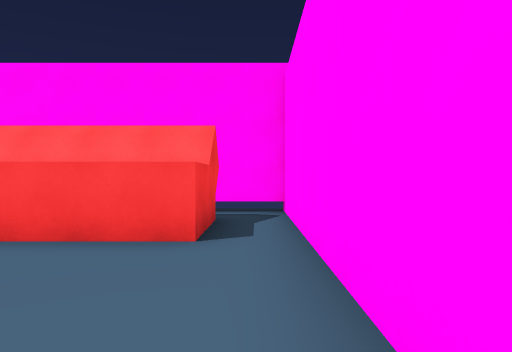
View 1 (above)

24 first-person views from a walk through a Unity game level. The camera is 1.5 m above the floor, looks level and sees 70° across. The floor is counted in squares, 2 m on a side. Each view is taken from the middle of a square. On the plan, view 1 faces up. The plan holds only what a view shows up to about 11 squares ahead; the rest is blank. The place goes on beyond the plan. The player is left out.

View 2
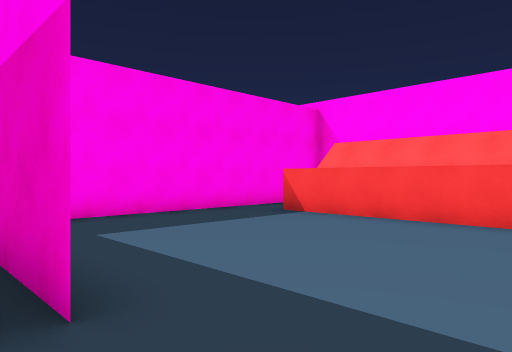

View 3
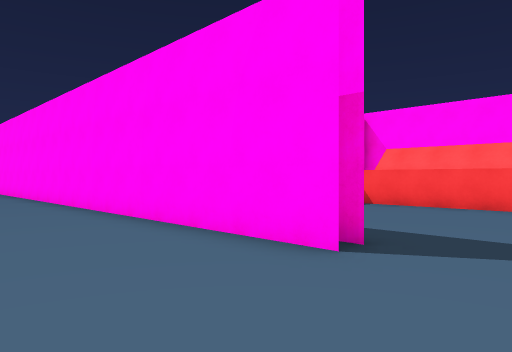

View 4
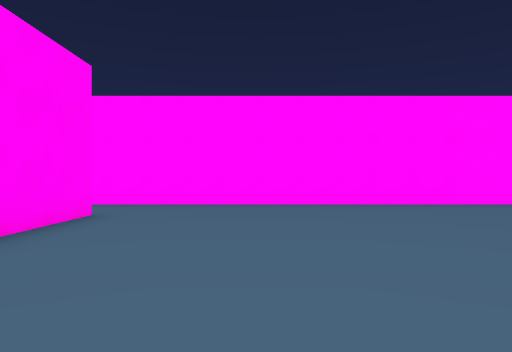

View 5
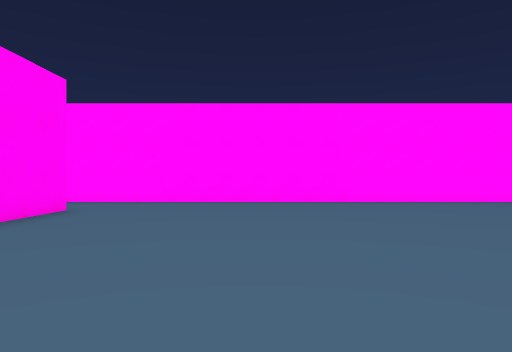

View 6
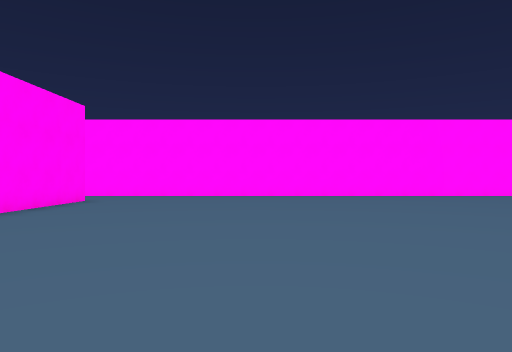

View 7
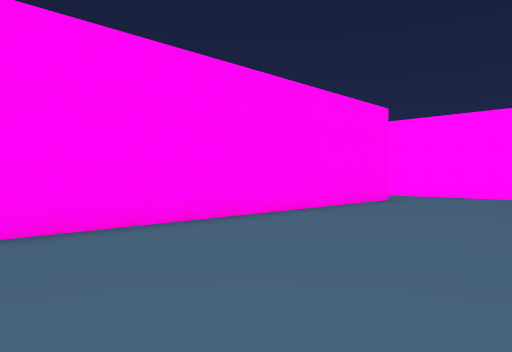

View 8
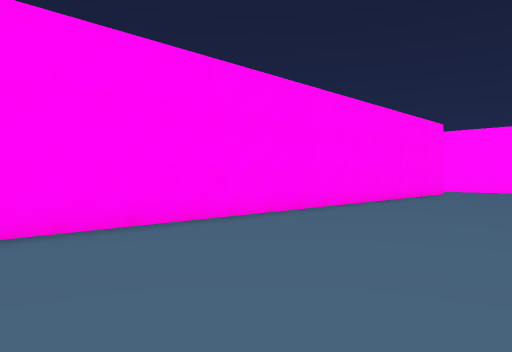

View 9
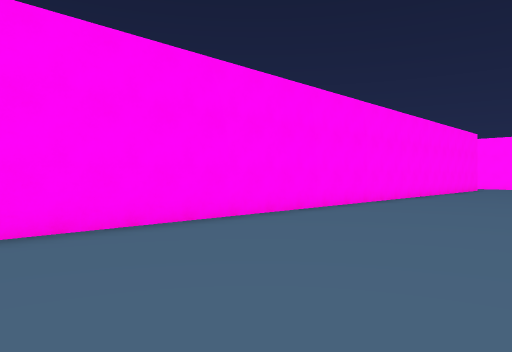

View 10
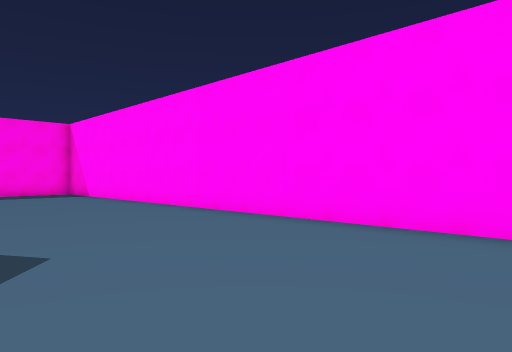

View 11
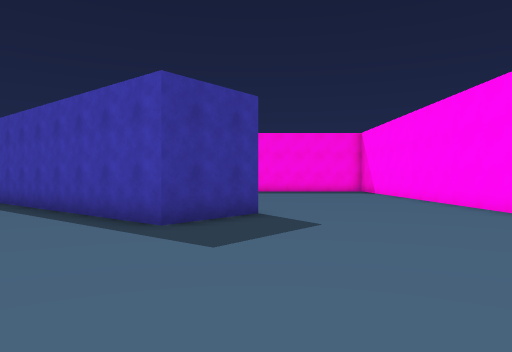

View 12
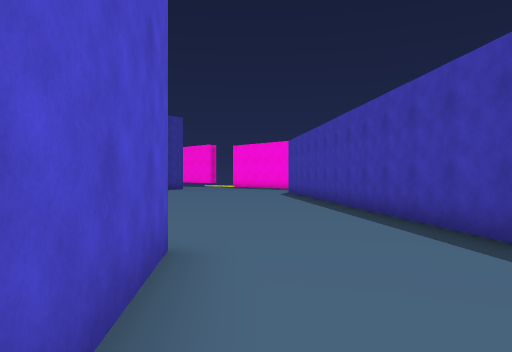

View 13
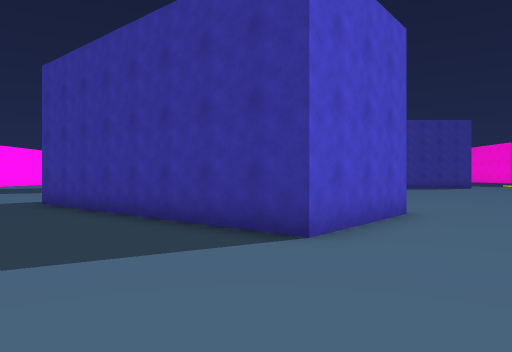

View 14
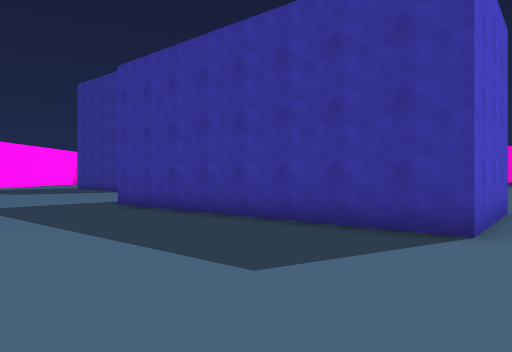

View 15
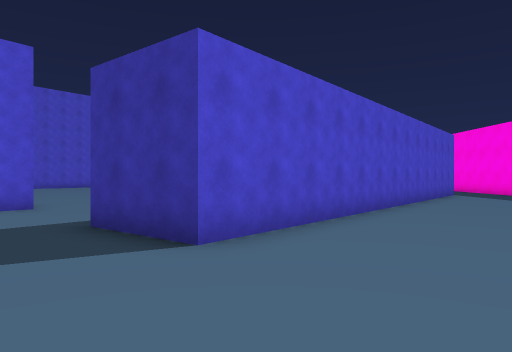

View 16
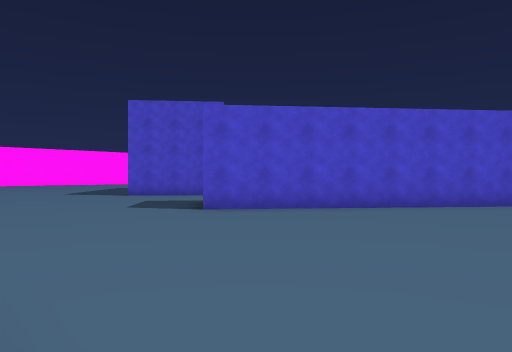

View 17
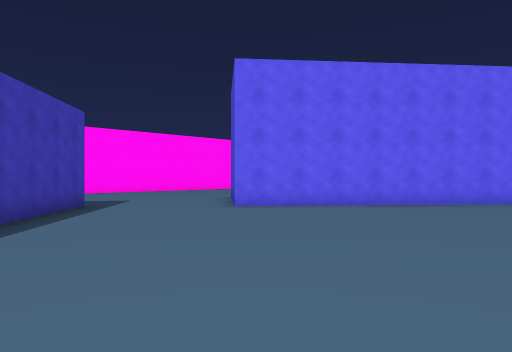

View 18
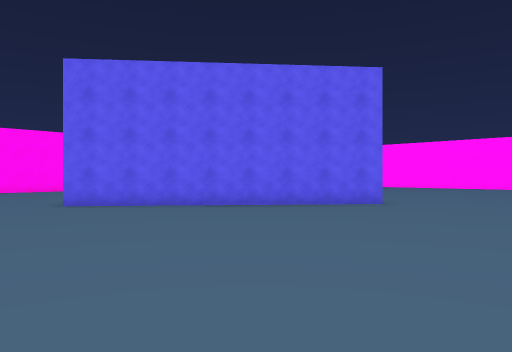

View 19
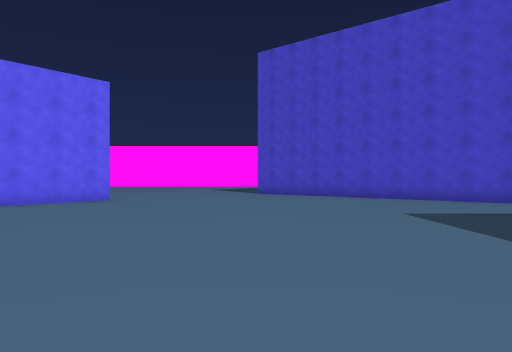

View 20
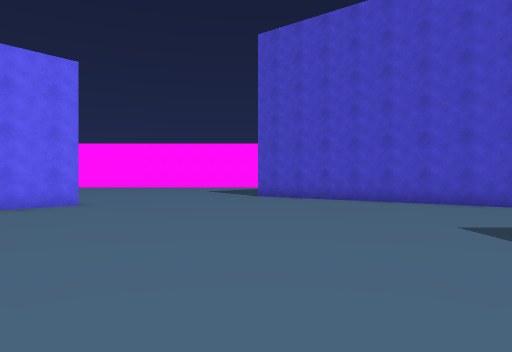

View 21
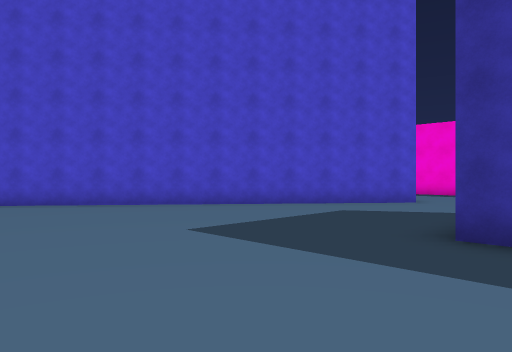

View 22
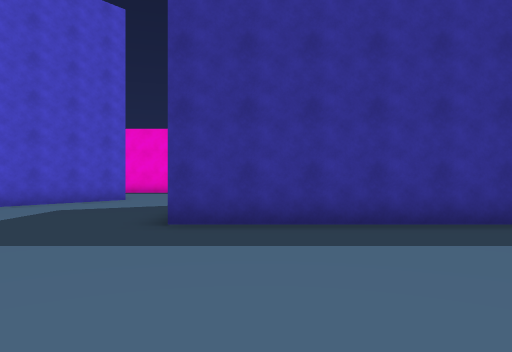

View 23
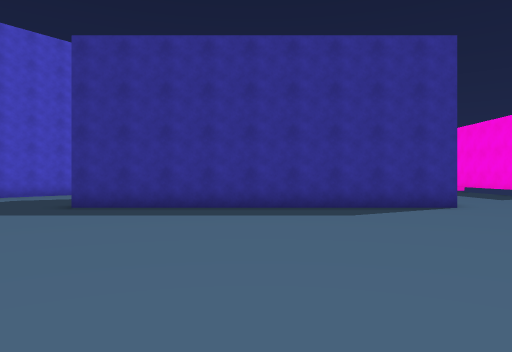

View 24
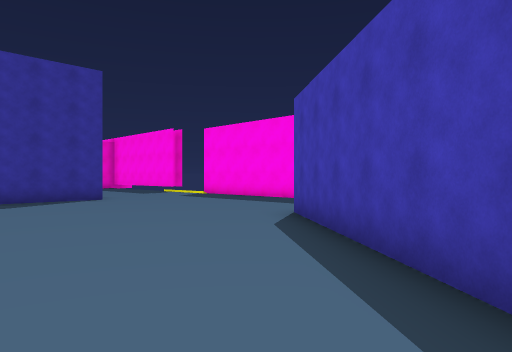

### Floor plan
Points are (right, up) in squares from view 1. A wall is a line through its corners. A room is listed if a view was taken in it or the views show most of it. See-through windows are left out.
Room 1 (view 1)
walls: (-0.7, 4.2) (-5.4, 4.2); (-6.8, 4.5) (-6.8, 0.1); (0.6, -1.6) (0.6, 4.6)
ways out: opening at (-0.5, -1) to room 2; opening at (-6, 5.5); opening at (0, 5.5)
Room 2 (views 2, 3, 4, 5, 6, 7, 8, 9, 10, 11, 12, 13, 14, 15, 16, 17, 18, 19, 20, 21, 22, 23, 24)
walls: (-13.6, -16.5) (-20, -11.2) (-17.6, -8.4) (-11.3, -13.7); (-18, -31.5) (-11, -22.9); (-30.1, -14) (-24.4, -7) (-22.5, -8.4) (-30.9, -18.8); (0.6, -13.5) (0.6, -1.6); (-29.9, -25.6) (-20.6, -25.6); (-1.9, -1.9) (-29.4, -1.9); (-1.9, -1.3) (-3.7, -1.3)
ways out: opening at (-0.5, -1) to room 1

Where each view was taken, in squares from view 1:
view 1: 0 up, 0 right, facing up
view 2: 2 down, 0 right, facing up-left
view 3: 5 down, 0 right, facing up-left
view 4: 5 down, 9 left, facing right
view 5: 6 down, 10 left, facing right
view 6: 7 down, 13 left, facing right
view 7: 7 down, 13 left, facing up-right
view 8: 7 down, 18 left, facing up-right
view 9: 7 down, 23 left, facing up-right
view 10: 7 down, 19 left, facing up-left
view 11: 7 down, 17 left, facing left
view 12: 8 down, 18 left, facing down-left
view 13: 4 down, 17 left, facing down
view 14: 4 down, 15 left, facing down
view 15: 3 down, 25 left, facing down
view 16: 2 down, 31 left, facing down-right
view 17: 18 down, 26 left, facing up-right
view 18: 21 down, 23 left, facing up-right
view 19: 21 down, 25 left, facing right
view 20: 21 down, 23 left, facing right
view 21: 21 down, 22 left, facing down-right
view 22: 20 down, 22 left, facing down
view 23: 17 down, 25 left, facing down
view 24: 14 down, 25 left, facing down-left
